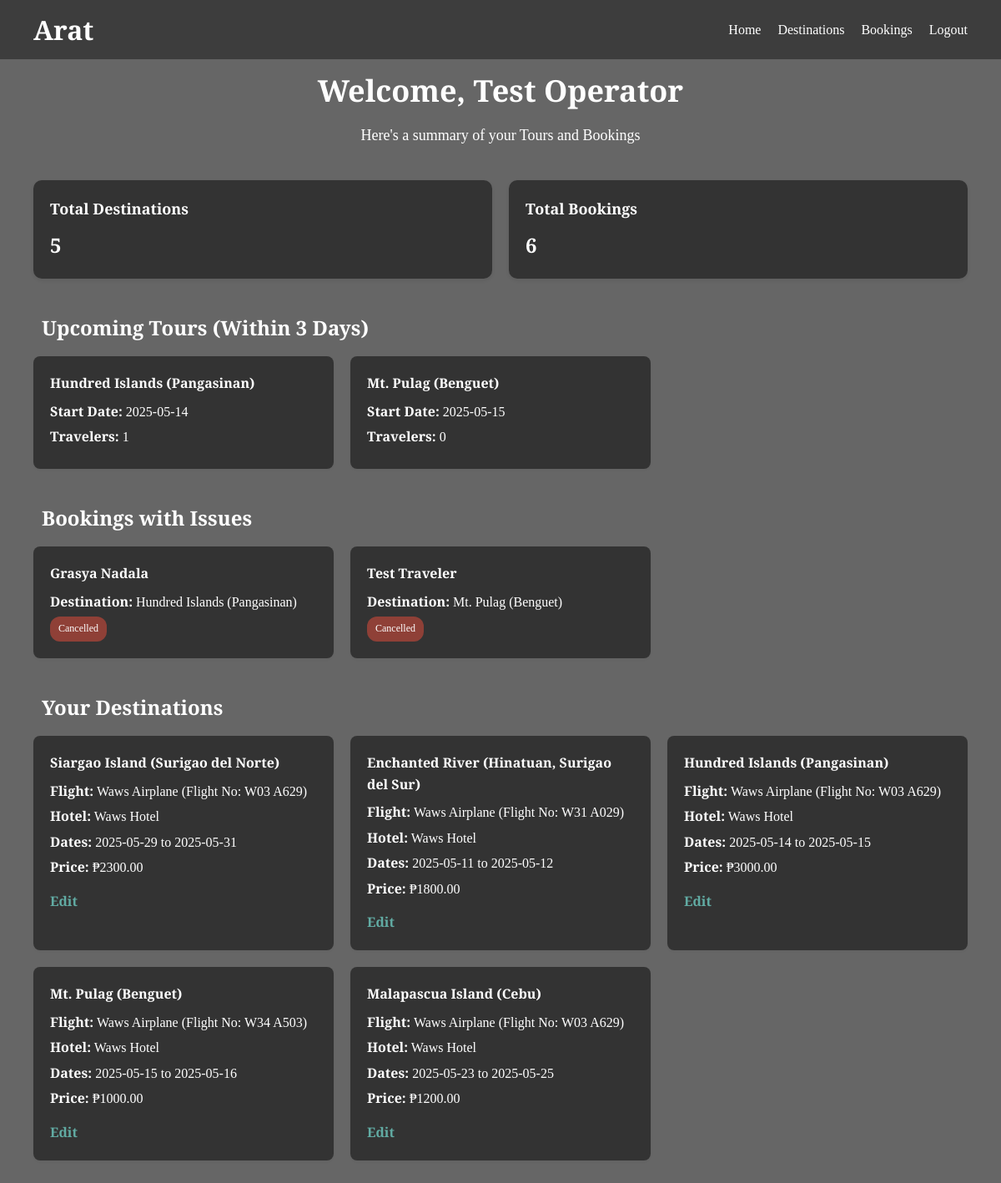
The app's page /frontend/operator/dashboard.php (signed in) with its own data.
### tables this page shows
CREATE TABLE `users` (
  `id` int(11) NOT NULL,
  `name` varchar(100) DEFAULT NULL,
  `email` varchar(100) DEFAULT NULL,
  `password` varchar(255) DEFAULT NULL,
  `role` enum('traveler','operator','admin') DEFAULT 'traveler',
  `created_at` timestamp NOT NULL DEFAULT current_timestamp(),
  `status` enum('active','inactive') DEFAULT 'active'
);

CREATE TABLE `destinations` (
  `id` int(11) NOT NULL,
  `operator_id` int(11) DEFAULT NULL,
  `name` varchar(100) DEFAULT NULL,
  `description` text DEFAULT NULL,
  `image_url` varchar(255) DEFAULT NULL,
  `itinerary` text DEFAULT NULL,
  `flight_info` varchar(255) DEFAULT NULL,
  `hotel` varchar(255) DEFAULT NULL,
  `start_date` date DEFAULT NULL,
  `end_date` date DEFAULT NULL,
  `price` decimal(10,2) DEFAULT NULL,
  `created_at` datetime DEFAULT current_timestamp(),
  `max_slots` int(11) DEFAULT 20,
  `is_featured` tinyint(1) DEFAULT 0
);

CREATE TABLE `bookings` (
  `id` int(11) NOT NULL,
  `user_id` int(11) NOT NULL,
  `package_id` int(11) NOT NULL,
  `booking_date` timestamp NOT NULL DEFAULT current_timestamp(),
  `payment_method` enum('credit_card','online_banking','e_wallet') NOT NULL,
  `special_requests` text DEFAULT NULL,
  `status` enum('pending','paid','cancelled') NOT NULL,
  `num_travelers` int(11) NOT NULL DEFAULT 1,
  `total_price` decimal(10,2) DEFAULT NULL
);

### frontend/operator/dashboard.php (the view, shortened to what this page needs)
<?php
require_once '../../backend/config/db.php';
if (isset($_SESSION['user_id'])) {
    $user_id = $_SESSION['user_id'];
    $stmt = $pdo->prepare("SELECT name FROM users WHERE id = ?");
    $stmt->execute([$user_id]);
    $user = $stmt->fetch(PDO::FETCH_ASSOC);
    if ($user) {
        $user_name = htmlspecialchars($user['name']);
    }
}
$operator_id = $_SESSION['user_id'];
try {
    $stmt1 = $pdo->prepare("SELECT COUNT(*) FROM destinations WHERE operator_id = ?");
    $stmt1->execute([$operator_id]);
    $total_destinations = $stmt1->fetchColumn();
    $stmt2 = $pdo->prepare("
        SELECT COUNT(*) FROM bookings b
        JOIN destinations d ON b.package_id = d.id
        WHERE d.operator_id = ?
    ");
    $stmt2->execute([$operator_id]);
    $total_bookings = $stmt2->fetchColumn();
    $stmt3 = $pdo->prepare("SELECT * FROM destinations WHERE operator_id = ?");
    $stmt3->execute([$operator_id]);
    $destinations = $stmt3->fetchAll(PDO::FETCH_ASSOC);
    $upcomingStmt = $pdo->prepare("
        SELECT
            d.id,
            d.name,
            d.start_date,
            (SELECT COUNT(*) FROM bookings b WHERE b.package_id = d.id AND b.status = 'paid') AS traveler_count
        FROM destinations d
        WHERE d.operator_id = ?
          AND d.start_date >= CURDATE()
          AND d.start_date <= DATE_ADD(CURDATE(), INTERVAL 3 DAY)
        ORDER BY d.start_date ASC
    ");
    $upcomingStmt->execute([$operator_id]);
    $upcomingTours = $upcomingStmt->fetchAll(PDO::FETCH_ASSOC);
    $issuesStmt = $pdo->prepare("
        SELECT
            u.name AS user_name,
            d.name AS destination_name,
            b.status
        FROM bookings b
        JOIN destinations d ON b.package_id = d.id
        JOIN users u ON b.user_id = u.id
        WHERE d.operator_id = ?
          AND (b.status = 'pending' OR b.status = 'cancelled')
        ORDER BY b.booking_date DESC
    ");
    $issuesStmt->execute([$operator_id]);
    $statusIssues = $issuesStmt->fetchAll(PDO::FETCH_ASSOC);
} catch (PDOException $e) {
    die("Error: " . $e->getMessage());
}
?>
<html>
<head>
    <link rel="stylesheet" href="https://cdnjs.cloudflare.com/ajax/libs/font-awesome/6.5.0/css/all.min.css">
</head>
<body>
<div class="overlay">
<section class="hero">
        <header>
            <h1>Arat</h1>
            <nav>
                <a href="dashboard.php">Home</a>
                <a href="destinations.php">Destinations</a>
                <a href="bookings.php">Bookings</a>
                <a href="/backend/auth/logout.php">Logout</a>
            </nav>
        </header>
        <div class="hero-overlay">
        <h2>Welcome, <?= $user_name ?></h2>
        <p>Here's a summary of your Tours and Bookings</p>
        </div>
    </section>
    <div class="dashboard-container">
        <div class="stats-grid">
            <div class="stat-card">
                <h3>Total Destinations</h3>
                <p><?= $total_destinations ?></p>
            </div>
            <div class="stat-card">
                <h3>Total Bookings</h3>
                <p><?= $total_bookings ?></p>
            </div>
        </div>
        <h2 class="section-title">Upcoming Tours (Within 3 Days)</h2>
        <div class="card-list">
            <?php if (empty($upcomingTours)): ?>
                <div class="card">No upcoming tours.</div>
            <?php else: ?>
                <?php foreach ($upcomingTours as $tour): ?>
                    <div class="card">
                        <h4><?= htmlspecialchars($tour['name']) ?></h4>
                        <p><strong>Start Date:</strong> <?= htmlspecialchars($tour['start_date']) ?></p>
                        <p><strong>Travelers:</strong> <?= $tour['traveler_count'] ?></p>
                    </div>
                <?php endforeach; ?>
            <?php endif; ?>
        </div>
        <h2 class="section-title">Bookings with Issues</h2>
        <div class="card-list">
            <?php if (empty($statusIssues)): ?>
                <div class="card">No pending or cancelled bookings.</div>
            <?php else: ?>
                <?php foreach ($statusIssues as $issue): ?>
                    <div class="card">
                        <h4><?= htmlspecialchars($issue['user_name']) ?></h4>
                        <p><strong>Destination:</strong> <?= htmlspecialchars($issue['destination_name']) ?></p>
                        <span class="badge <?= $issue['status'] === 'cancelled' ? 'cancelled' : 'pending' ?>">
                            <?= ucfirst($issue['status']) ?>
                        </span>
                    </div>
                <?php endforeach; ?>
            <?php endif; ?>
        </div>
        <h2 class="section-title">Your Destinations</h2>
        <div class="card-list">
            <?php if (count($destinations) === 0): ?>
                <div class="card">You haven’t added any destinations yet.</div>
            <?php else: ?>
                <?php foreach ($destinations as $dest): ?>
                    <div class="card">
                        <h4><?= htmlspecialchars($dest['name']) ?></h4>
                        <p><strong>Flight:</strong> <?= htmlspecialchars($dest['flight_info']) ?></p>
                        <p><strong>Hotel:</strong> <?= htmlspecialchars($dest['hotel']) ?></p>
                        <p><strong>Dates:</strong> <?= $dest['start_date'] ?> to <?= $dest['end_date'] ?></p>
                        <p><strong>Price:</strong> ₱<?= $dest['price'] ?></p>
                        <a href="edit_destination.php?id=<?= $dest['id'] ?>">Edit</a>
                    </div>
                <?php endforeach; ?>
            <?php endif; ?>
        </div>
    </div>
</div>
</body>
</html>

### frontend/operator/dashboard.php (style rules this page uses)
* { margin: 0; padding: 0; box-sizing: border-box; }
body { font-family: 'Playfair Display', serif; background-image: url('/image/bora1.jpg'); background-size: cover; background-attachment: fixed; background-position: center; background-repeat: no-repeat; color: #333; line-height: 1.6; }
.overlay { background-color: rgba(0, 0, 0, 0.6); padding: 80px 20px 40px; min-height: 100vh; }
header { position: absolute; top: 0; left: 0; width: 100%; padding: 10px 40px; display: flex; align-items: center; z-index: 10; background: rgba(0, 0, 0, 0.4); }
header h1 { font-size: 32px; color: #fff; }
nav { position: absolute; right: 40px; display: flex; align-items: center; }
nav a { margin-left: 20px; color: #fff; text-decoration: none; font-weight: 500; font-size: 16px; transition: color 0.3s; }
.hero-overlay { border-radius: 12px; text-align: center; color: white; }
.hero h2 { font-size: 36px; margin-bottom: 10px; }
.hero p { font-size: 18px; margin-bottom: 20px; }
.dashboard-container { max-width: 1200px; margin: 40px auto; padding: 0 20px; }
.section-title { font-size: 24px; margin: 30px 0 15px; padding-left: 10px; color:white; }
.stats-grid { display: grid; grid-template-columns: repeat(auto-fit, minmax(220px, 1fr)); gap: 20px; margin-bottom: 40px; }
.stat-card { background: rgba(0,0,0,0.5); padding: 20px; border-radius: 10px; box-shadow: 0 2px 6px rgba(0,0,0,0.1); }
.stat-card h3 { font-size: 18px; color: white; margin-bottom: 10px; }
.stat-card p { font-size: 24px; font-weight: bold; color: white; }
.card-list { display: grid; grid-template-columns: repeat(auto-fill, minmax(300px, 1fr)); gap: 20px; margin-bottom: 40px; }
.card { background: rgba(0,0,0,0.5); padding: 20px; border-radius: 8px; box-shadow: 0 2px 5px rgba(0,0,0,0.05); }
.card h4 { margin-bottom: 8px; color: white; }
.card p { margin: 5px 0; color: white; }
.badge { display: inline-block; padding: 5px 10px; border-radius: 12px; font-size: 12px; color: #fff; }
.badge.cancelled { background-color:rgba(231, 77, 60, 0.51); }
.card a { display: inline-block; margin-top: 10px; text-decoration: none; color:rgba(130, 255, 242, 0.59); font-weight: bold; }

### records on screen
users: name "Test Operator"
destinations: name "Hundred Islands (Pangasinan)", start_date "2025-05-14", traveler_count "1", flight_info "Waws Airplane (Flight No: W03 A629)", hotel "Waws Hotel", end_date "2025-05-15", price "3000.00"
destinations: name "Mt. Pulag (Benguet)", start_date "2025-05-15", traveler_count "0", flight_info "Waws Airplane (Flight No: W34 A503)", hotel "Waws Hotel", end_date "2025-05-16", price "1000.00"
bookings: user.name "Grasya Nadala", package.name "Hundred Islands (Pangasinan)", status "Cancelled"
bookings: user.name "Test Traveler", package.name "Mt. Pulag (Benguet)", status "Cancelled"
destinations: name "Siargao Island (Surigao del Norte)", flight_info "Waws Airplane (Flight No: W03 A629)", hotel "Waws Hotel", start_date "2025-05-29", end_date "2025-05-31", price "2300.00"
destinations: name "Enchanted River (Hinatuan, Surigao del Sur)", flight_info "Waws Airplane (Flight No: W31 A029)", hotel "Waws Hotel", start_date "2025-05-11", end_date "2025-05-12", price "1800.00"
destinations: name "Malapascua Island (Cebu)", flight_info "Waws Airplane (Flight No: W03 A629)", hotel "Waws Hotel", start_date "2025-05-23", end_date "2025-05-25", price "1200.00"

### other values on screen
$total_destinations "5"
$total_bookings "6"
